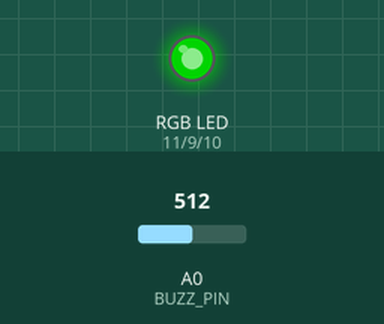
Bench run of a sketch on a simulated Arduino Uno, built with avr-gcc and run on an emulated ATmega328P. On the bench: an RGB LED mixed from three pins (HIGH = lit). The inputs (shaded band) are chosen by the test bench; at power-on: A0 (BUZZ_PIN) = 512. Dim RGB values are drawn brighter than linear.

Above: at 1.2 s.
1.3 s: A0 (BUZZ_PIN) set to 716
At 1.6 s:
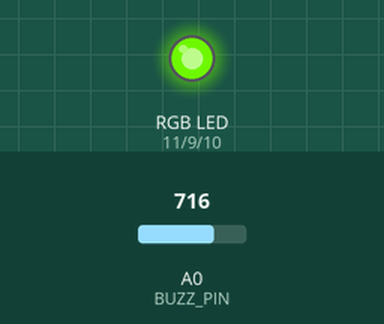
2.8 s: A0 (BUZZ_PIN) set to 777
At 3.9 s:
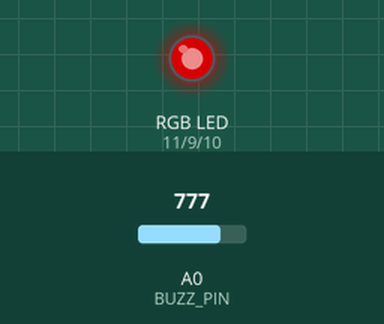
4.3 s: A0 (BUZZ_PIN) set to 900
At 5.1 s:
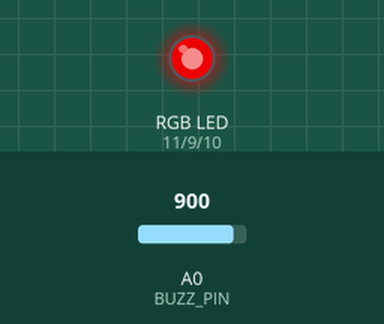
5.8 s: A0 (BUZZ_PIN) set to 502
At 6.2 s:
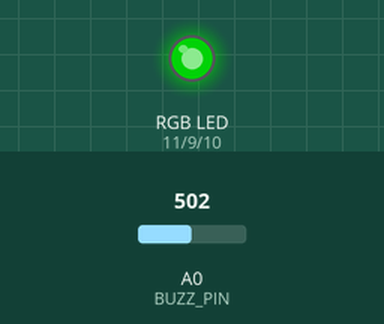
7.3 s: A0 (BUZZ_PIN) set to 522
At 8.5 s:
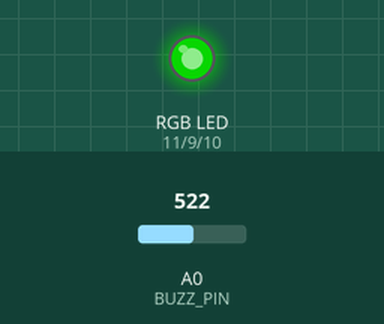
Timing chart, 0 to 9.8 s (numbered marks = the images above; inputs shaded):
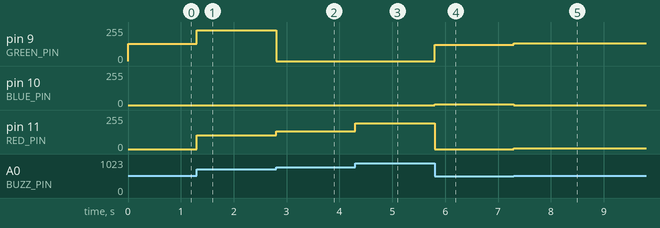

The sketch:

RGBUZZ.ino
```cpp
#define BUZZ_PIN A0

#define RED_PIN 11
#define BLUE_PIN 10
#define GREEN_PIN 9

void setup(){
  pinMode(RED_PIN, OUTPUT);
  pinMode(BLUE_PIN, OUTPUT);
  pinMode(GREEN_PIN, OUTPUT);
}

int redval,greenval,blueval;

void loop(){
  int sensor = analogRead(BUZZ_PIN);

  blueval = greenval = redval = 0;
  if(sensor < 512)
    blueval = 511 - sensor;

  if (sensor > 255 && sensor <= 767)
    greenval = 511 - ( 767 - sensor );

  if (sensor > 512 )
    redval = 511 - (1023 - sensor);

  analogWrite(BLUE_PIN, blueval/2);
  analogWrite(GREEN_PIN, greenval/2);
  analogWrite(RED_PIN, redval/2);
}
```

Measured:
- after the input at 1.3 s, pin 9 (GREEN_PIN): 128/255 → 230/255 at once; pin 11 (RED_PIN): 0/255 → 102/255 at once
- after the input at 2.8 s, pin 9 (GREEN_PIN): 230/255 → 0/255 at once; pin 11 (RED_PIN): 102/255 → 132/255 at once
- after the input at 4.3 s, pin 11 (RED_PIN): 132/255 → 194/255 at once
- after the input at 5.8 s, pin 9 (GREEN_PIN): 0/255 → 123/255 at once; pin 10 (BLUE_PIN): 0/255 → 4/255 at once; pin 11 (RED_PIN): 194/255 → 0/255 at once
- after the input at 7.3 s, pin 9 (GREEN_PIN): 123/255 → 133/255 at once; pin 10 (BLUE_PIN): 4/255 → 0/255 at once; pin 11 (RED_PIN): 0/255 → 5/255 at once
